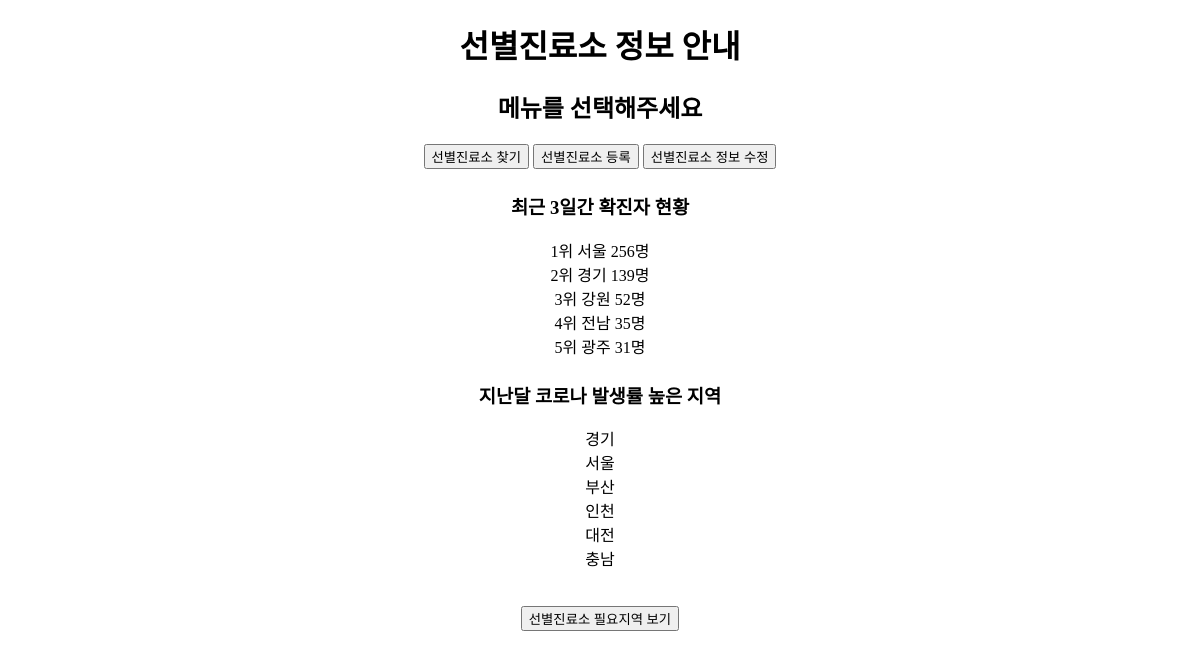
Page /php/main.php on the committed database.
### php/main.php (the view, shortened to what this page needs)
<!DOCTYPE html>
<html>
  <head>
  </head>
  <body>
    <h1>선별진료소 정보 안내</h1>
    <h2>메뉴를 선택해주세요</h2>
    <form name="mainmenu" method="POST" action="find.php" onsubmit="return menu1()">
      <input type="submit" value="선별진료소 찾기">
      <input type="submit" value="선별진료소 등록" onclick="return menu2(this.form);">
      <input type="submit" value="선별진료소 정보 수정" onclick="return menu3(this.form);">
    </form>
    <br>
    <h3>최근 3일간 확진자 현황</h3>
    <?php
    $mysqli=mysqli_connect("localhost","team25","team25","team25");
    if(mysqli_connect_errno()){
      printf("Connect failed: %s\n", mysqli_connect_errno());
      exit();
    }
    else{
      $sql="select 지역, 15일+16일+17일 total, rank() over(order by total desc) rk
      from 지역별_일별_확진자수";
      $res=mysqli_query($mysqli,$sql);
      if($res){
        while ($row=mysqli_fetch_array($res)){
          $city=$row[0];
          $total=$row[1];
          $rank=$row[2];
          if($rank<=5){
              echo "<p>".$rank."위 ".$city." ".$total."명<br></p>";
          }
        }
        echo "<br>";
      }
      else{
        printf("Could not select rows: %s\n", mysqli_error($mysqli));
      }
      $ssql="SELECT 지역, 10월, NTILE(3)
      OVER (ORDER BY 10월 DESC) AS N_TILE
      FROM 지역별_월별_확진자수";
      $rres=mysqli_query($mysqli,$ssql);
      echo " <h3>지난달 코로나 발생률 높은 지역</h3>";
      if($rres){
        while ($row=mysqli_fetch_array($rres)){
          $city=$row[0];
          $rank=$row[2];
          if($rank==='1'){
            echo "<p>".$city."</p>";
          }
        }
      }
      else{
        printf("Could not select rows: %s\n", mysqli_error($mysqli));
      }
    }
    ?>
    <br>
    <br>
    <form action="need.php" method="post">
        <input type="submit" name="need" value="선별진료소 필요지역 보기">
    </form>
  </body>
</html>

### php/main.php (style rules this page uses)
h1 { text-align: center; }
h2 { text-align: center; }
form { text-align: center; }
h3 { text-align: center; margin-top: 5px; }
p { text-align: center; margin-bottom: 0px; margin-top: 0px; }

### rows in the picture
지역별_일별_확진자수: rank "1", 지역 "서울", total "256"
지역별_일별_확진자수: rank "2", 지역 "경기", total "139"
지역별_일별_확진자수: rank "3", 지역 "강원", total "52"
지역별_일별_확진자수: rank "4", 지역 "전남", total "35"
지역별_일별_확진자수: rank "5", 지역 "광주", total "31"
지역별_월별_확진자수: 지역 "경기"
지역별_월별_확진자수: 지역 "서울"
지역별_월별_확진자수: 지역 "부산"
지역별_월별_확진자수: 지역 "인천"
지역별_월별_확진자수: 지역 "대전"
지역별_월별_확진자수: 지역 "충남"
